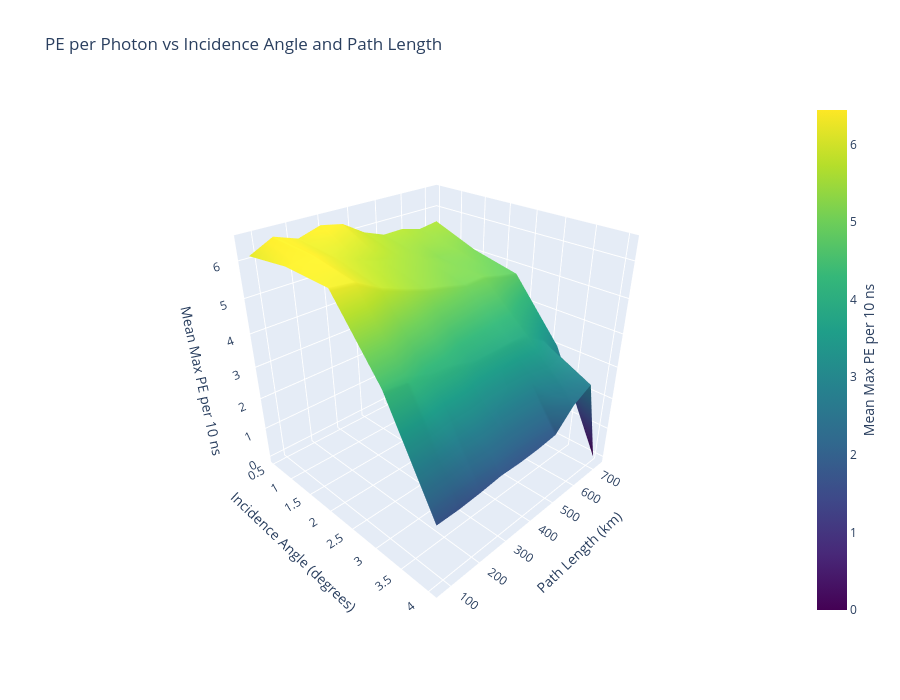

Notebook code cell kept with this figure:
### Code cell
import plotly.graph_objects as go

N_I = 5
N_S = 10
I_bins = np.linspace(min(Incidence), max(Incidence), N_I + 1)
Slant_bins = np.linspace(min(Slant), max(Slant), N_S + 1)

PE_per_photon = Max_PE#Max_PE #/ max_photon_10ns
#PE_per_photon = np.nan_to_num(PE_per_photon, nan=1)

# Build 2D grid
pe_grid = np.zeros((len(Slant_bins)-1, len(I_bins)-1))

for i in range(len(I_bins)-1):
    for j in range(len(Slant_bins)-1):
        mask = (
            (Incidence >= I_bins[i]) & (Incidence < I_bins[i+1]) &
            (Slant >= Slant_bins[j]) & (Slant < Slant_bins[j+1])
        )
        if np.sum(mask) > 0:
            pe_grid[j, i] = np.mean(PE_per_photon[mask])

# Bin centers
I_centers = 0.5 * (I_bins[:-1] + I_bins[1:])
S_centers = 0.5 * (Slant_bins[:-1] + Slant_bins[1:])

I_mesh, S_mesh = np.meshgrid(I_centers, S_centers)

# Use linear scale — just fill nans with 0
pe_grid_filled = np.nan_to_num(pe_grid, nan=0)

print("pe_grid min/max:", np.nanmin(pe_grid_filled), np.nanmax(pe_grid_filled))

fig = go.Figure(data=[go.Surface(
    x=I_mesh,
    y=S_mesh,
    z=pe_grid_filled,
    surfacecolor=pe_grid_filled,
    colorscale='Viridis',
    connectgaps=True,
    colorbar=dict(
        title=dict(
            text='Mean Max PE per 10 ns',
            side='right'
        )
    ),
    hovertemplate=(
        'Incidence Angle: %{x:.2f}°<br>'
        'Path Length (km): %{y:.2f}<br>'
        'Mean Max PE per 10 ns: %{z:.4f}<br>'
        '<extra></extra>'
    )
)])

fig.update_layout(
    title='PE per Photon vs Incidence Angle and Path Length',
    scene=dict(
        xaxis=dict(title='Incidence Angle (degrees)'),
        yaxis=dict(title='Path Length (km)'),
        zaxis=dict(title='Mean Max PE per 10 ns'),
        camera=dict(
            eye=dict(x=1.5, y=-1.5, z=1.2)
        )
    ),
    width=900,
    height=700,
)

fig.show()
fig.write_html("/uufs/chpc.utah.edu/common/home/u1520754/Muon_Trinity/plot/pe_per_photon_surface.html")

### Figure 1 — Plotly figure (JSON) as saved in the notebook; plotly's stock layout.template omitted (floating-point values rounded to 4 significant figures)
{"data": [{"colorbar": {"title": {"side": "right", "text": "Mean Max PE per 10 ns"}}, "colorscale": [[0, "#440154"], [0.1111, "#482878"], [0.2222, "#3e4989"], [0.3333, "#31688e"], [0.4444, "#26828e"], [0.5556, "#1f9e89"], [0.6667, "#35b779"], [0.7778, "#6ece58"], [0.8889, "#b5de2b"], [1, "#fde725"]], "connectgaps": true, "hovertemplate": "Incidence Angle: %{x:.2f}°<br>Path Length (km): %{y:.2f}<br>Mean Max PE per 10 ns: %{z:.4f}<br><extra></extra>", "surfacecolor": [[6.12, 6.29, 6.246, 4.447, 1.72], [6.442, 6.394, 6.165, 4.384, 1.71], [6.223, 6.094, 5.812, 4.147, 1.749], [6.416, 5.87, 5.57, 4.089, 1.816], [6.291, 5.694, 5.362, 3.904, 1.797], [5.895, 5.531, 5.215, 3.889, 1.819], [5.661, 5.39, 5.05, 3.913, 1.882], [5.669, 5.202, 5.071, 3.858, 2.453], [5.508, 5.233, 4.899, 3.469, 2.755], [5.591, 5.074, 4.759, 3.033, 0.0]], "type": "surface", "x": [[0.5362, 1.409, 2.281, 3.153, 4.026], [0.5362, 1.409, 2.281, 3.153, 4.026], [0.5362, 1.409, 2.281, 3.153, 4.026], [0.5362, 1.409, 2.281, 3.153, 4.026], [0.5362, 1.409, 2.281, 3.153, 4.026], [0.5362, 1.409, 2.281, 3.153, 4.026], [0.5362, 1.409, 2.281, 3.153, 4.026], [0.5362, 1.409, 2.281, 3.153, 4.026], [0.5362, 1.409, 2.281, 3.153, 4.026], [0.5362, 1.409, 2.281, 3.153, 4.026]], "y": [[73.6, 73.6, 73.6, 73.6, 73.6], [146.4, 146.4, 146.4, 146.4, 146.4], [219.1, 219.1, 219.1, 219.1, 219.1], [291.9, 291.9, 291.9, 291.9, 291.9], [364.7, 364.7, 364.7, 364.7, 364.7], [437.4, 437.4, 437.4, 437.4, 437.4], [510.2, 510.2, 510.2, 510.2, 510.2], [583.0, 583.0, 583.0, 583.0, 583.0], [655.7, 655.7, 655.7, 655.7, 655.7], [728.5, 728.5, 728.5, 728.5, 728.5]], "z": [[6.12, 6.29, 6.246, 4.447, 1.72], [6.442, 6.394, 6.165, 4.384, 1.71], [6.223, 6.094, 5.812, 4.147, 1.749], [6.416, 5.87, 5.57, 4.089, 1.816], [6.291, 5.694, 5.362, 3.904, 1.797], [5.895, 5.531, 5.215, 3.889, 1.819], [5.661, 5.39, 5.05, 3.913, 1.882], [5.669, 5.202, 5.071, 3.858, 2.453], [5.508, 5.233, 4.899, 3.469, 2.755], [5.591, 5.074, 4.759, 3.033, 0.0]]}], "layout": {"height": 700, "scene": {"camera": {"eye": {"x": 1.5, "y": -1.5, "z": 1.2}}, "xaxis": {"title": {"text": "Incidence Angle (degrees)"}}, "yaxis": {"title": {"text": "Path Length (km)"}}, "zaxis": {"title": {"text": "Mean Max PE per 10 ns"}}}, "title": {"text": "PE per Photon vs Incidence Angle and Path Length"}, "width": 900}}
